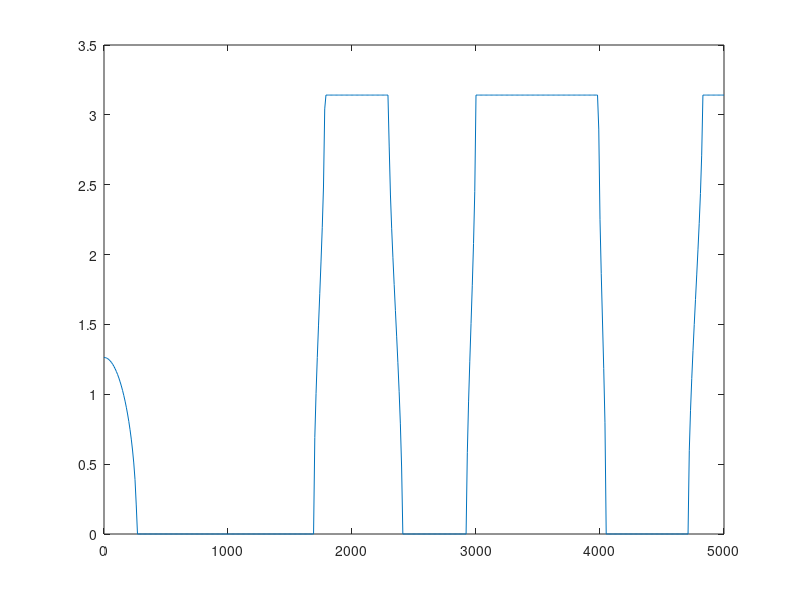

Here is the MATLAB script that generated this plot: (Note: this script raises an error after producing the figure.)
%willisjmps15 Figure 3
clc
w=285*2*pi*10^3;
mu1=8*10^10;
mu2=3*10^9;
ro1=8000;
ro2=1180;
h1=0.0013;
h2=0.003;
h=h1+h2;
coef11=(ro1/mu1)*(w^2);
coef12=(ro2/mu2)*(w^2);

limsup=5000;
step=10;
imK2=0:step:limsup;
K2=-1i*imK2;
k11=sqrt(coef11-(K2.^2));
k12=sqrt(coef12-(K2.^2));
num2=mu2*k12;
num1=mu1*k11;
coefaux1=num2./num1;
coefaux2=num1./num2;
coefaux=coefaux1+coefaux2;

trM1=cos(h2*k12).*cos(h1*k11);
trM2=0.5*coefaux.*sin(h2*k12).*sin(h1*k11);
trM=trM1-trM2;
atrM=acos(trM);
iatrM=-imag(acos(trM));
ratrM=real(acos(trM));


l1=plot(imK2,ratrM);
l1.Color='blue';
l1.LineWidth=2;
hold on
l2=plot(imK2, iatrM);
l2.Color='blue';
legend({'real(K1h)','imag(K1h)'},'Location','southeast')
xlabel('iK2'); 
ylabel('K1h'); 
headline='f='+string(w/(2*pi*1000))+' kHz';
prompt=text(limsup/10, max(max(ratrM),max(iatrM)), headline);


%{
plot(imK2,ratrM)
hold on
plot(imK2, iatrM)
%}
